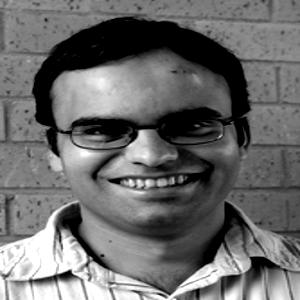
#> input picture MIT Data Science/Case Study 1.1 Eigenfaces/pics/instructors/1.jpg, 300 x 300 px; its folder holds 4 pictures in this run
$ python faces.py
#> lines starting #> are read from the running program, lines starting #| are printed output that depends on the picture
# MIT Data Science Case Study 1.1
# Facial Clustering

import os
from pathlib import Path
import numpy as np
import pandas as pd
import matplotlib.pyplot as plt
import re
import PIL.Image
import PIL.ImageOps

size = (0, 0)

def get_image_file_list(folder):
    try:
        folder_handle = Path(os.curdir).rglob(folder).__next__()
    except:
        raise FileNotFoundError("Folder not found: ", folder)

    if folder_handle.exists():
        files = list(folder_handle.rglob("*.pgm")) + list(folder_handle.rglob("*.jpg"))
        return [f for f in files if len(f.stem) <= 3]


# [25 lines left out: function read_pgm, not called in this run]


def read_pic(filename):
    # Reads data from JPEG filename
    # Returns numpy 2-d matrix with image data
    pic = PIL.Image.open(filename)
    pic.load()
    # pic = PIL.ImageOps.equalize(pic)

    global size
    size = pic.size  # PIL size returns pixels in (y, x)

#    return np.asarray(pic, dtype="uint8").reshape(pic.size)
    return np.asarray(pic).reshape(pic.size)


# [24 lines left out: function show_pic, not called in this run]


def get_image_data(source):
    pics = get_image_file_list(source)

    for p, pic in enumerate(pics):
        print("  ", pic)

        pictype = Path(pic).suffix.lower()
        if pictype == '.pgm':
            image = read_pgm(pic, byteorder='<')
        else:
            image = read_pic(pic)
#> in read_pic, pic is the input picture: PIL image 300x300 L; min 0, max 255, mean 106.4

        # Need to know the image size to create the matrix to store
        if p == 0:
            _size = image.shape
            pic_data = np.zeros((len(pics), _size[0], _size[1]))

        pic_data[p] = image

    # print(pic_data.shape)
    return pic_data


def get_mean_pic(pic):
    # This func returns the mean of mat(i,j) across all the matrices in pic

    # Some matrix ops need to be told to operate on a list of matrices
    # Assume the data stored in matrices, not arrays
    # So the last two dimensions define the matrix
    # The rest define the iterator dimensions
    if np.ndim(pic) <= 2:
        axes = None
    else:
        axes = tuple(np.arange(np.ndim(pic))[:-2])

    return np.mean(pic, axis=axes).astype(np.uint8)


def get_delta_pic(pic):
    # Element-wise subtraction
    return np.subtract(pic, get_mean_pic(pic))


# [42 lines left out: functions get_std_pic, get_norm_pic, not called in this run]


def rss(mat):
    # Use this to reshape mean and std so regular math operators cast correctly
    return np.linalg.norm(mat)


# [4 lines left out: function transpose_pic, not called in this run]


if __name__ == '__main__':
    # Picture subfolder source options
    source = "att_db"
    source = "instructors"

    pics = get_image_data(source)

    N = len(pics)
#> N = 4

    pics_mean = get_mean_pic(pics)
#> in get_mean_pic, `return np.mean(pic, axis=axes).astype(np.uint8)`:
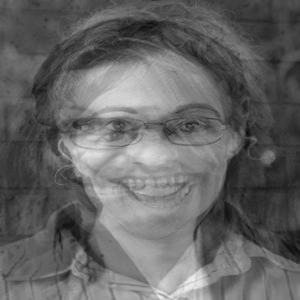
#> returned value: shape (300, 300); min 12, max 242, mean 101

    # M/S are mean and sigma of values for the overall mean pic
    MU = np.mean(pics_mean)
#> MU = 101
    SIGMA = np.std(pics_mean)
#> SIGMA = 42.48

    # m/s are mean and sigma of each pic
    m = np.mean(pics, axis=(1, 2))
#> m = [106.4, 101.3, 99.9, 97.77]
    s = np.std(pics, axis=(1, 2))
#> s = [65.06, 78.22, 79.78, 72.14]

    # norm_pics = get_norm_pic(pics)
    # Normalize by just subtracting the mean
    norm_pics = np.asarray([(pics[i] - m[i]) * SIGMA / s[i] + MU for i in range(len(pics))])

    # Flatten so we can make covariance matrix
    A = np.asmatrix([a.flatten() for a in norm_pics])
    L = A * A.T
#> L = [[1.08e+09, 874705518.1, 920075491.4, 957990357.6], [874705518.1, 1.08e+09, 995721782.1, 919128647.7], [920075491.4, 995721782.1, 1.08e+09, 932289548.6], [957990357.6, 919128647.7, 932289548.6, 1.08e+09]]

    # Looks like the eigenvectors come back normalized already
    (eigvals, eigvecs) = np.linalg.eig(L)
#> eigvals = [3.88e+09, 240602491.8, 122096617.2, 77066159.6]; eigvecs = [[0.494, 0.618, -0.553, 0.262], [0.499, -0.588, 0.087, 0.631], [0.506, -0.378, -0.308, -0.711], [0.501, 0.359, 0.769, -0.168]]

    # Sort values/vectors here, drop if eigenvalue is zero

    # Sort the eigenvalues
    keep = np.argsort(eigvals)[::-1]  # argsort returns in ascending order, so we reverse the result
#> keep = [0, 1, 2, 3]
    keep = [k for k, i in enumerate(keep) if eigvals[i] > 1e-4]
    eigvals = eigvals[keep]
    eigvecs = np.asarray([e[0, keep] for e in eigvecs])

    X = A.T * eigvecs
    Y = X / np.sqrt(eigvals)
    C = np.array([y.reshape((300, 300)) for y in Y.T])

    # Init zeros array
    omega = np.zeros((N, N))
    for r in range(N):
        omega[r] = np.array([C[r].flatten().dot(p.flatten()) for p in pics])
#> after the loop, omega = [[33029, 32511.1, 33058.5, 31511.8], [14391.1, -17313.5, -11574, 9003.2], [-9167, 2096.4, -6054.7, 14720.6], [2808.4, 8934.2, -13057.4, -3600.2]]

    new = pics[1]
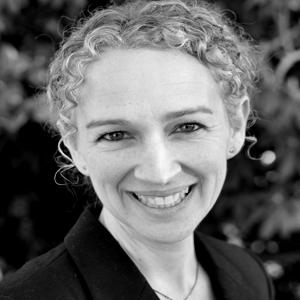
#> new: shape (300, 300) float64; min 0, max 249, mean 101.3
